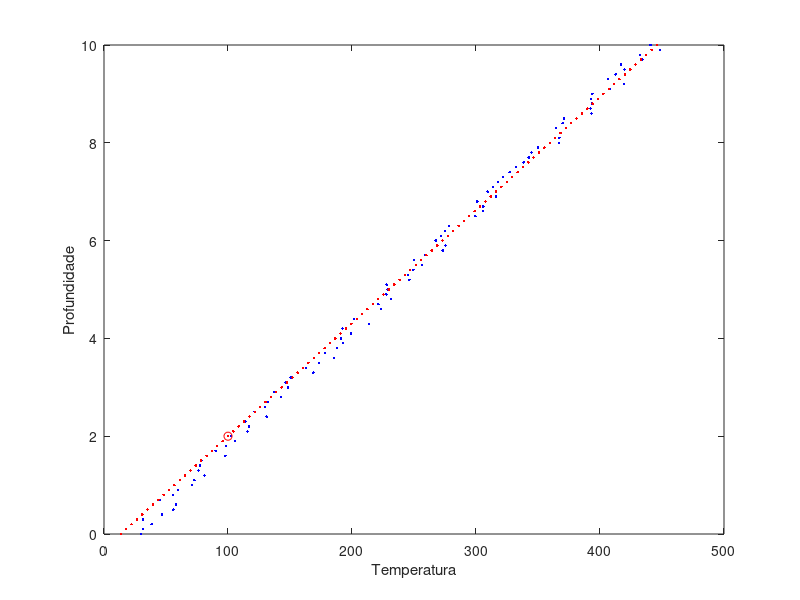
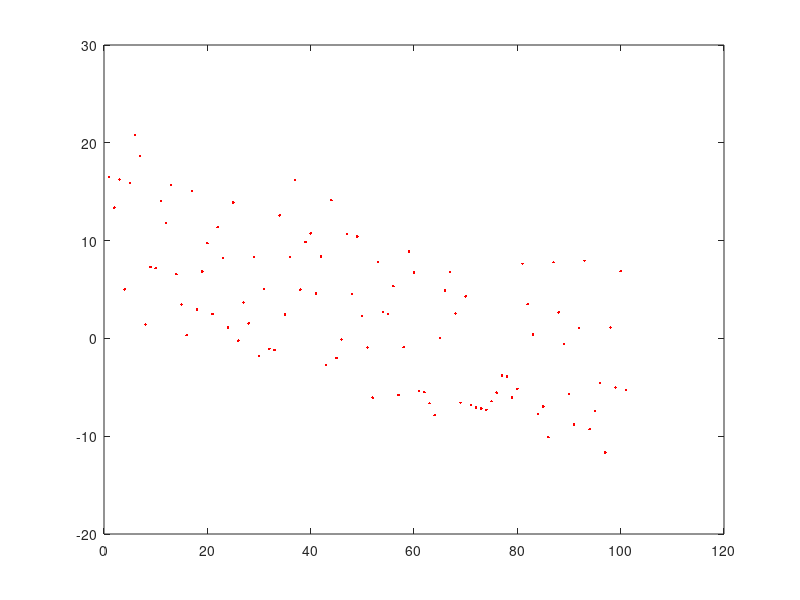

Reproduce these figures in MATLAB, in order.
% Problemas Diretos e Inversos em Geofísica - Conceitos Básicos e Aplicações
% Prof. Giuliano Marotta - SIS/IG/UnB - marotta@unb.br
% Parte IV: Exercicio 02
% ---------------------------------------------------------------------
clear
clc
% Modelo: T = a*1+b*z
Dados = load('DadosEx.txt'); % Abrir arquivo de dados
z = Dados(:,1); % Vetor dos dados de profundidade
d = Dados(:,2); % Vetor dos dados observados de Temperarura
Var_d = Dados(:,3).^2; % Vetor das incertezas dos dados observados
M = 2; %'a' e 'b‘% Numero de parametros
N = length(d(:,1)); % Numero de Observacoes
G = [ones(N,1) z]; % Matriz dos coeficientes
W = (Var_d.*eye(N,N))^-1; % Matris Peso
%-------------------------------------------------
Ti=100; % Inserir dados do modelo para injuncao (T = 110)
h = Ti;
zi = 2; % Inserir coeficientes do modelo para injuncao (z = 2km)
F = [1 zi];
%-------------------------------------------------
MM = zeros(M+1,M+1); % Vetor dos parametros
MM(1:M,1:M)=(G'*W*G); MM(M+1,1:M)=F; MM(1:M,M+1)=F'; NN=[(G'*W*d);h]; m = (MM)^-1*(NN)
lgr = m(M+1,1); % multiplicador de Lagrange
m = m(1:M,1); % Vetor dos parametros
e = d-G*m % Vetor dos erros
Var_pos = (e'*W*e)/(N-M); % Variancia a posteriori
Cov_m = Var_pos*(G'*W*G)^-1; % Matrix covariancia dos parametros
Dp_m = diag(Cov_m).^0.5 % Vetor dos desvios Padrao dos Parametros
figure % Plotar dados observados
plot(d,z,'.b'); xlabel('Temperatura'); ylabel('Profundidade')
% Plotar dados calculados
hold on
plot(G*m,z,'.r'); plot(h,2,'or')
 figure % plotar erro
plot(e,'.r')


